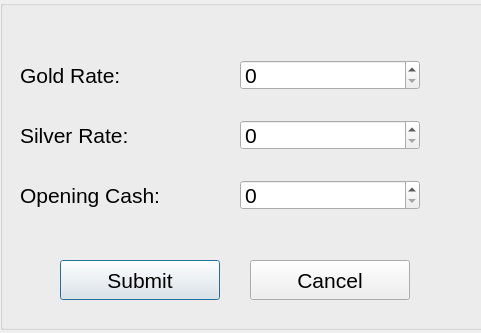
<?xml version="1.0" encoding="UTF-8"?>
<ui version="4.0">
 <class>Dialog</class>
 <widget class="QDialog" name="Dialog">
  <property name="windowModality">
   <enum>Qt::ApplicationModal</enum>
  </property>
  <property name="geometry">
   <rect>
    <x>0</x>
    <y>0</y>
    <width>481</width>
    <height>333</height>
   </rect>
  </property>
  <property name="windowTitle">
   <string>Dialog</string>
  </property>
  <widget class="QGroupBox" name="groupBox">
   <property name="geometry">
    <rect>
     <x>0</x>
     <y>0</y>
     <width>600</width>
     <height>330</height>
    </rect>
   </property>
   <property name="font">
    <font>
     <pointsize>16</pointsize>
    </font>
   </property>
   <property name="title">
    <string/>
   </property>
   <widget class="QLabel" name="label">
    <property name="geometry">
     <rect>
      <x>20</x>
      <y>60</y>
      <width>130</width>
      <height>30</height>
     </rect>
    </property>
    <property name="text">
     <string>Gold Rate:</string>
    </property>
   </widget>
   <widget class="QSpinBox" name="GoldRate">
    <property name="geometry">
     <rect>
      <x>240</x>
      <y>60</y>
      <width>180</width>
      <height>30</height>
     </rect>
    </property>
    <property name="maximum">
     <number>9999999</number>
    </property>
   </widget>
   <widget class="QLabel" name="label_2">
    <property name="geometry">
     <rect>
      <x>20</x>
      <y>120</y>
      <width>140</width>
      <height>30</height>
     </rect>
    </property>
    <property name="text">
     <string>Silver Rate:</string>
    </property>
   </widget>
   <widget class="QSpinBox" name="SilverRate">
    <property name="geometry">
     <rect>
      <x>240</x>
      <y>120</y>
      <width>180</width>
      <height>30</height>
     </rect>
    </property>
    <property name="maximum">
     <number>9999999</number>
    </property>
   </widget>
   <widget class="QLabel" name="label_3">
    <property name="geometry">
     <rect>
      <x>20</x>
      <y>180</y>
      <width>190</width>
      <height>30</height>
     </rect>
    </property>
    <property name="text">
     <string>Opening Cash:</string>
    </property>
   </widget>
   <widget class="QSpinBox" name="OpnCash">
    <property name="geometry">
     <rect>
      <x>240</x>
      <y>180</y>
      <width>180</width>
      <height>30</height>
     </rect>
    </property>
    <property name="maximum">
     <number>9999999</number>
    </property>
   </widget>
   <widget class="QPushButton" name="Submit">
    <property name="geometry">
     <rect>
      <x>60</x>
      <y>260</y>
      <width>160</width>
      <height>40</height>
     </rect>
    </property>
    <property name="text">
     <string>Submit</string>
    </property>
   </widget>
   <widget class="QPushButton" name="Cancel">
    <property name="geometry">
     <rect>
      <x>250</x>
      <y>260</y>
      <width>160</width>
      <height>40</height>
     </rect>
    </property>
    <property name="text">
     <string>Cancel</string>
    </property>
   </widget>
  </widget>
 </widget>
 <resources/>
 <connections/>
</ui>
